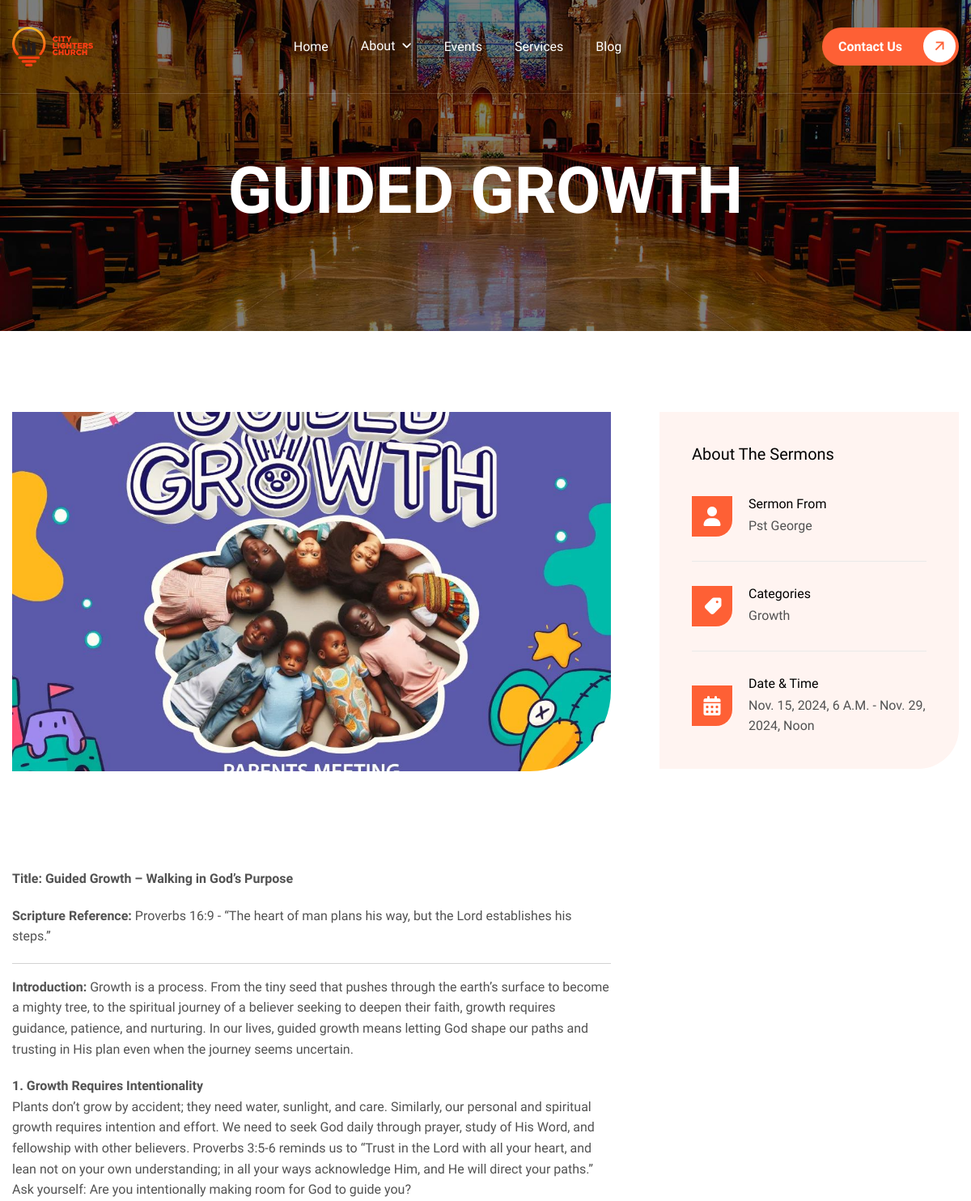
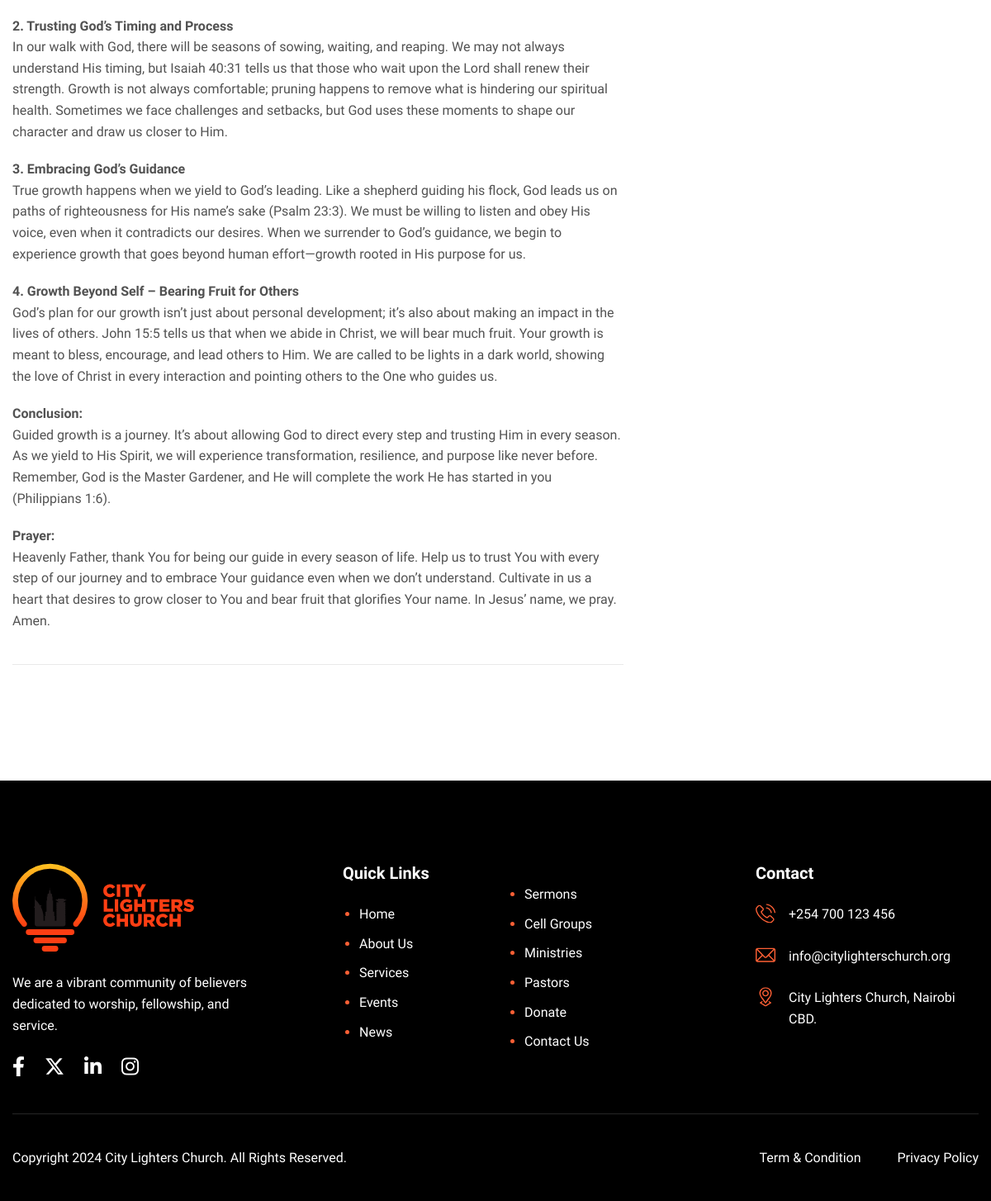
Screenshot of /sermons/guided-growth-5d94d0e0/ with the database file from the repository (2 pictures, top to bottom).
### app/models.py (models this page shows, shortened)
class Sermon(models.Model):
    title =  models.CharField(max_length=220, unique=True)
    slug = models.SlugField(max_length=255, unique=True)
    name = models.CharField(max_length=120)
    category  = models.ForeignKey(Category, on_delete=models.CASCADE, related_name='sermons')
    img = models.ImageField(upload_to="blog/")
    description = CKEditor5Field('Text', config_name='default')
    start_time = models.DateTimeField()
    end_time = models.DateTimeField()
    is_active = models.BooleanField(default=True)
    created_at = models.DateTimeField(auto_now_add=True)
    updated_at = models.DateTimeField(auto_now=True)
    class Meta:
        ordering = ('is_active', 'created_at')

class Category(models.Model):
    title =  models.CharField(max_length=220, unique=True)
    slug = models.SlugField(max_length=255, unique=True)
    is_active = models.BooleanField(default=True)
    created_at = models.DateTimeField(auto_now_add=True)
    updated_at = models.DateTimeField(auto_now=True)
    class Meta:
        ordering = ('is_active', 'created_at')
        verbose_name_plural = 'Categories'

### app/views.py (the view)
# urls.py: path('sermons/<slug:slug>/', views.sermon_details, name='sermon_details'),
def sermon_details(request, slug):
    sermon = get_object_or_404(Sermon, slug=slug, is_active=True)
    context = {
        'title': sermon.title,
        'sermon': sermon,
    }
    return render(request, 'sermons-single.html', context)

### templates/sermons-single.html
{% extends 'base.html' %}
{% block content %}
    <div class="page-sermons-single">
        <div class="container">
            <div class="row">
                <div class="col-lg-8">
                    <div class="sermons-single-content">
                        <div class="sermons-featured-image">
                            <figure class="image-anime reveal">
                                <img src="{{ sermon.img.url }}" alt="{{ sermon.title }}">
                            </figure>
                        </div>
                        <div class="sermons-entry">
                            <h2 class="text-anime-style-2" data-cursor="-opaque">Sermon Notes:-</h2>
                            {{ sermon.description|safe|default:'No Description' }}
                        </div>
                    </div>
                </div>
                <div class="col-lg-4">
                    <div class="sermons-sidebar wow fadeInUp" data-wow-delay="0.25s">
                        <div class="about-sermons-sidebar">
                            <div class="about-sermons-title">
                                <h3>about the sermons</h3>
                            </div>
                            <div class="about-sermons-item">
                                <div class="icon-box">
                                    <i class="fa-solid fa-user"></i>
                                </div>
                                <div class="about-sermons-content">
                                    <h3>sermon from </h3>
                                    <p>{{ sermon.name|title|default:'No Name' }}</p>
                                </div>
                            </div>
                            <div class="about-sermons-item">
                                <div class="icon-box">
                                    <i class="fa-solid fa-tag"></i>
                                </div>
                                <div class="about-sermons-content">
                                    <h3>categories</h3>
                                    <p>{{ sermon.category.title }}</p>
                                </div>
                            </div>
                            <div class="about-sermons-item">
                                <div class="icon-box">
                                    <i class="fa-solid fa-calendar-days"></i>
                                </div>
                                <div class="about-sermons-content">
                                    <h3>date & time</h3>
                                    <p>{{ sermon.start_time }} - {{ sermon.end_time }}</p>
                                </div>
                            </div>
                        </div>
                    </div>
                </div>
            </div>
        </div>
    </div>
{% endblock %}

### rows the page displays
Sermon: img (picture), description "Title: Guided Growth – Walking in God’s Purpose Scripture Reference: Proverbs 16:9 - “The heart of man plans his way, but the Lord establishes his steps.” Introduction: Growth is a process. From the tiny seed that pushes through the earth’s surface to become a mighty tree, to the spiritual journey of a believer seeking to deepen their faith, growth requires guidance, patience, and nurturing. In our lives, guided growth means letting God shape our paths and trusting in His plan even when the journey seems uncertain. 1. Growth Requires Intentionality Plants don’t grow by accident; they need water, sunlight, and care. Similarly, our personal and spiritual growth requires intention and effort.…", name "Pst George", category "Growth", start_time "Nov. 15, 2024, 6 A.m.", end_time "Nov. 29, 2024, Noon"
